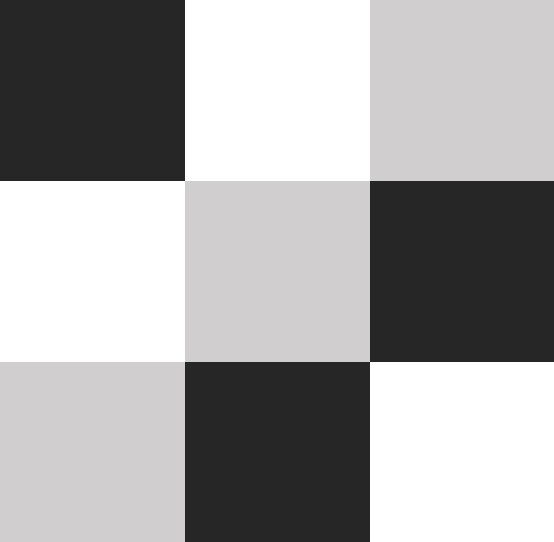
#> input picture Tarea2-HistogramaTransformaciones/sencilla.jpg, 554 x 542 px
$ python SaltPepperNoise.py
#> lines starting #> are read from the running program, lines starting #| are printed output that depends on the picture; after the words box and inside, x2 and y2 are one past the last pixel; in counts of white or black regions, pixels touching at a corner belong together
#https://pythoneyes.wordpress.com/2017/06/23/anadir-ruido-a-imagenes-con-python/

import cv2
import numpy as np
import random
import matplotlib.pyplot as plt

def addSaltPepperNoise(img, percentage):
#> called with percentage = 10
    out = img.copy()

    totalPx = out.shape[0] * out.shape[1]
#> totalPx = 300268
    nPixels=(totalPx*percentage)//800
#> nPixels = 3753

    black = 0
    white = 255

    #pixeles blancos
    for x in range(nPixels):

        x=random.randrange(2, out.shape[0]-2)
        y=random.randrange(2, out.shape[1]-2)

        out[x][y]= white
        out[x+1][y]= white
        out[x][y+1]= white
        out[x+1][y+1]= white
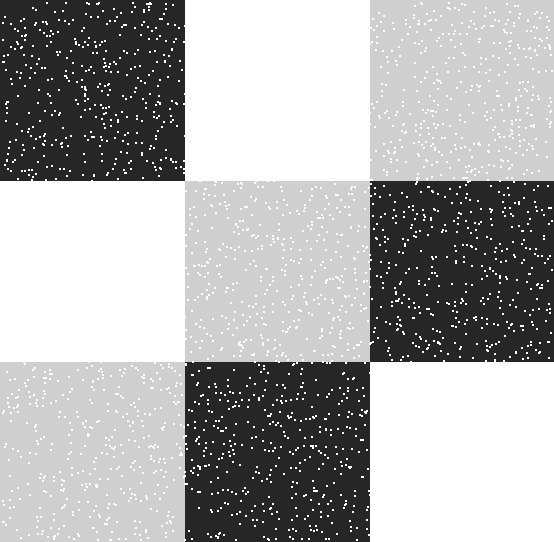
#> out: shape (542, 554); min 31, max 255, mean 171

    #pixeles negros
    for x in range(nPixels):

        x=random.randrange(2, out.shape[0]-2)
        y=random.randrange(2, out.shape[1]-2)

        out[x][y]= black
        out[x+1][y]= black
        out[x][y+1]= black
        out[x+1][y+1]= black
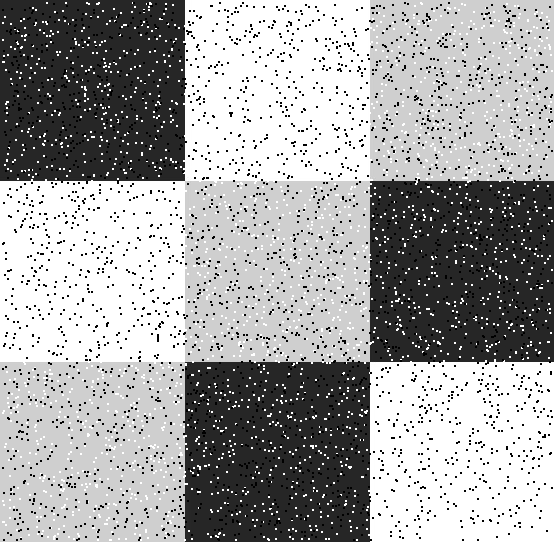
#> out: shape (542, 554); 4.89% of pixels changed, all inside (x1, y1, x2, y2) = (2, 2, 553, 541)


    return out


def plotHistogram(hist, title = 'Histograma'):
#> called with hist = array of shape (256, 1), title = 'Imagen Original'
    plt.figure(figsize= (10,4))
    plt.plot(hist, color= 'orange')
    plt.title(title)
    plt.xlabel('Nivel de gris')
    plt.ylabel('Frecuencia')
    plt.grid(color = '#95a5a6', linestyle = '--', linewidth =2, axis='y', alpha = 0.7)
    plt.show()
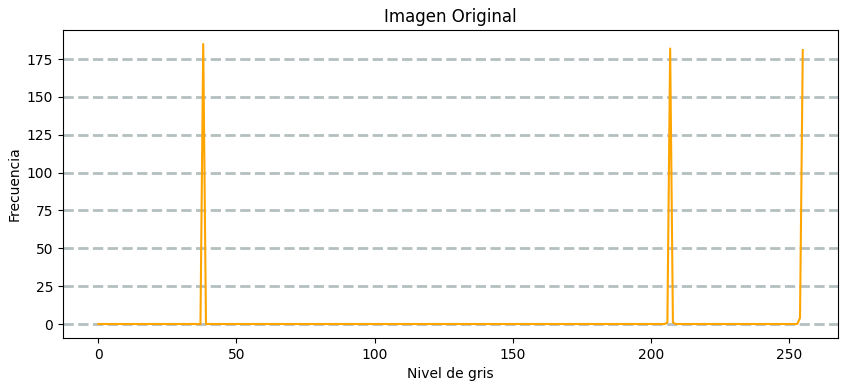
#> figure drawn by matplotlib, 1 panel; curve peaks at x = 38, y = 185

#Load image
ImageGray = cv2.imread("sencilla.jpg", 0)

#Obtener la forma de la matriz
noisyImg = addSaltPepperNoise(ImageGray, 10)

#Imprimir los histogramas
plotHistogram(cv2.calcHist(ImageGray, [0], None, [256], [0,256]), 'Imagen Original')
plotHistogram(cv2.calcHist(noisyImg, [0], None, [256], [0,256]), 'Imagen con ruido')


#Imprimir las imges
cv2.imshow('out original', ImageGray)
cv2.imshow('out con ruido', noisyImg)

cv2.waitKey(0)
#> (the run stopped early here; a loop or call above may not have finished)
